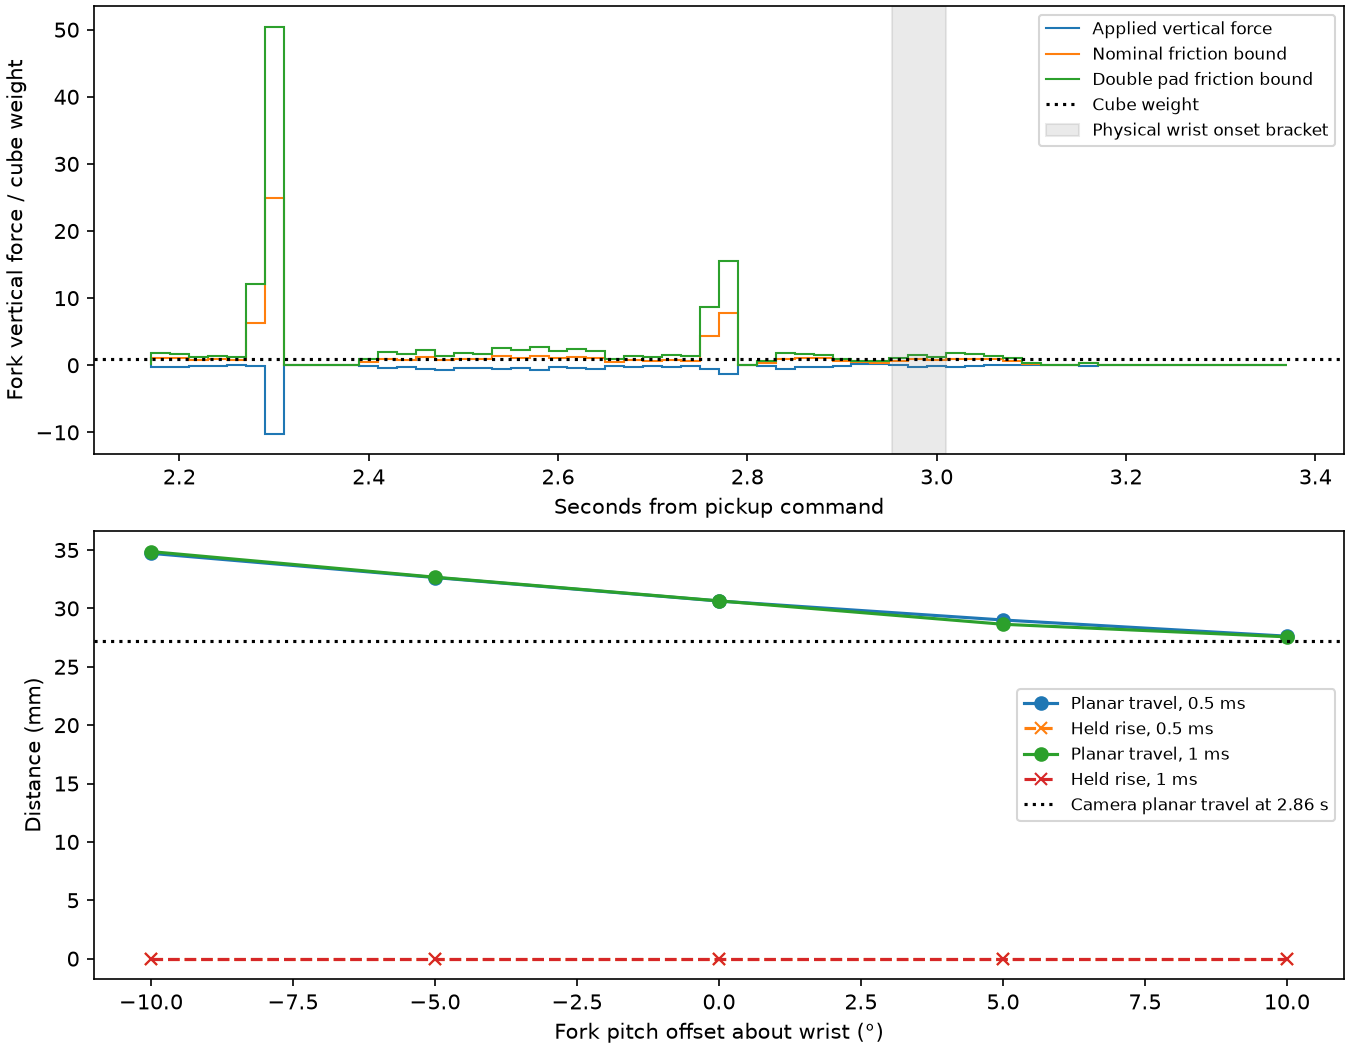

Reproduce this figure in Python.
"""Vertical impulse available from the recorded fork contacts with fixed normals and loads."""
from pathlib import Path
import csv
import numpy as np
import matplotlib.pyplot as plt

here=Path(__file__).resolve().parent
data=np.genfromtxt(here/"pickup-patch.csv",delimiter=",",names=True,dtype=None,encoding="utf8")
weight=.05*9.81
def loads(lo,hi):
    r=data[(data["time_s"]>=lo)&(data["time_s"]<hi)]
    rubber=np.char.startswith(r["cube_geom"],"cube_rubber")
    tangent=r["normal_impulse_Ns"]*np.sqrt(np.maximum(0,1-r["normal_z"]**2))
    normal=np.sum(r["normal_up_Ns"])
    actual=normal+np.sum(r["friction_up_Ns"])
    limit=normal+.5*np.sum(tangent[~rubber])+.9*np.sum(tangent[rubber])
    return np.array([actual,limit,limit+.9*np.sum(tangent[rubber])])/(weight*(hi-lo))

with (here/"fork-load-limit.csv").open("w") as f:
    w=csv.writer(f,lineterminator="\n")
    w.writerow(["start_s","end_s","actual_weight_fraction","upper_bound_nominal","upper_bound_double_pad_mu"])
    for a,b in [(2.23,2.44),(2.953,3.01),(3.01,3.065),(3.065,3.165),(3.165,3.36),(3.01,3.36)]:
        w.writerow([a,b,*loads(a,b)])
edges=np.arange(2170,3371,20)/1000
vals=np.array([loads(a,b) for a,b in zip(edges,edges[1:])])
fig,(ax,bx)=plt.subplots(2,1,figsize=(9,7),layout="constrained")
for i,label in enumerate(["Applied vertical force","Nominal friction bound","Double pad friction bound"]):
    ax.stairs(vals[:,i],edges,label=label)
ax.axhline(1,color="k",ls=":",label="Cube weight")
ax.axvspan(2.953,3.010,alpha=.16,color="gray",label="Physical wrist onset bracket")
ax.set(xlabel="Seconds from pickup command",ylabel="Fork vertical force / cube weight")
ax.legend(fontsize=8)
table=np.genfromtxt(here/"fork-rake.csv",names=True,delimiter=",")
for step in np.unique(table["dt_ms"]):
    r=table[table["dt_ms"]==step]
    r=r[np.argsort(r["rake_deg"])]
    bx.plot(r["rake_deg"],r["slide_2p86_mm"],"o-",label=f"Planar travel, {step:g} ms")
    bx.plot(r["rake_deg"],r["held_rise_mm"],"x--",label=f"Held rise, {step:g} ms")
bx.axhline(27.199,color="k",ls=":",label="Camera planar travel at 2.86 s")
bx.set(xlabel="Fork pitch offset about wrist (°)",ylabel="Distance (mm)")
bx.legend(fontsize=8)
fig.savefig(here/"fork-load-limit.png",dpi=150)
